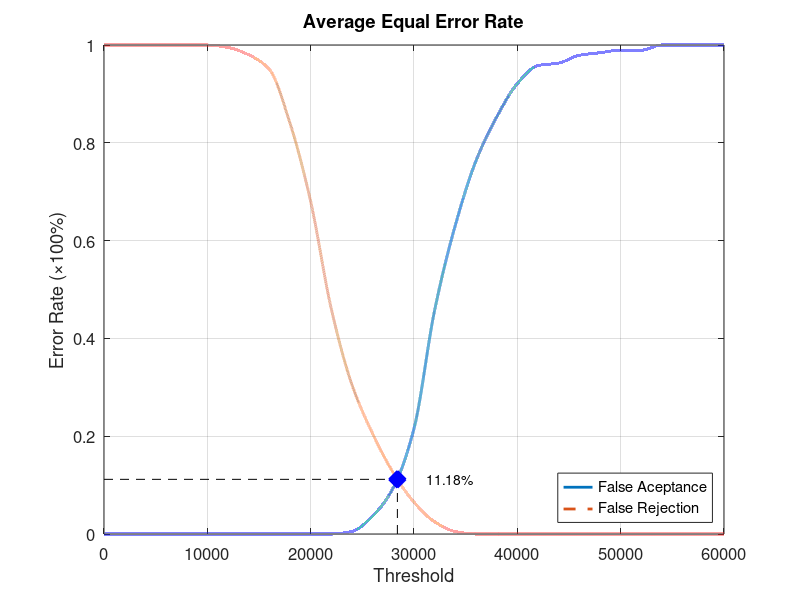
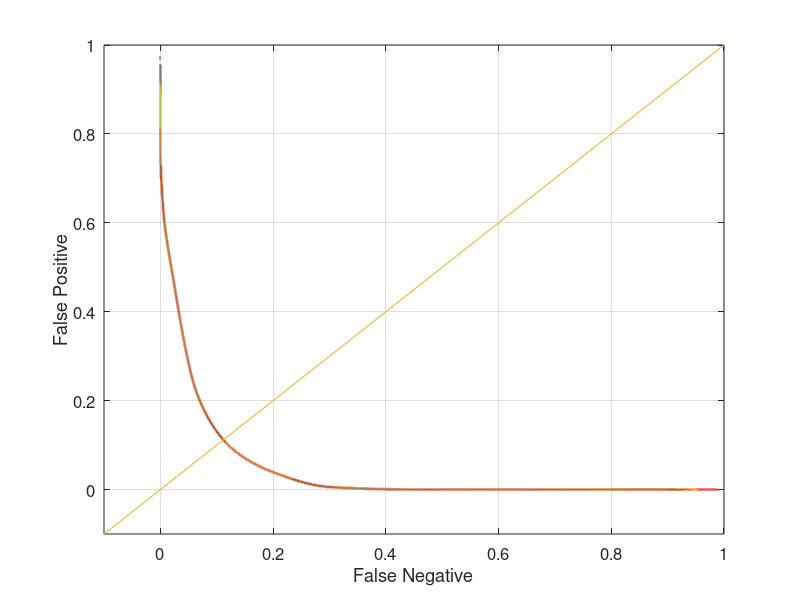

The MATLAB source for these figures, in order:
function yEER = Database5_1
close all;
clear;
clc;
x = 0:2000:60000;
xq = 0:0.5:60000;

y0 = [0 0 0 0 0 0 0 0 0 0 0 0 0.00526316 0.0368421 0.0947368 0.215789 0.457895 0.631579 0.763158 0.852632 0.921053 0.957895 0.963158 0.978947 0.984211 0.989474 0.989474 1 1 1 1];
yy0 = interp1(x, y0, xq, 'pchip');
y1 = [1 1 1 1 1 1 0.995 0.98 0.95 0.84 0.68 0.46 0.305 0.205 0.125 0.065 0.025 0.005 0 0 0 0 0 0 0 0 0 0 0 0 0];
yy1 = interp1(x, y1, xq, 'pchip');

% Calculating EER: 
y2 = abs(y0 - y1);
find(y2 == min(y2))
yy2 = abs(yy0 - yy1);
xEER = find(yy2 == min(yy2));
xEERIndex = xq(xEER) % X-axis EER
yEER = yy0(xEER) % Y-axis EER

main = figure
plot(xq, yy0,'-','LineWidth', 2);	hold on
plot(xq, yy1,'--','LineWidth', 2);	hold on
plot([xEERIndex xEERIndex], [0 yEER], 'k--');	hold on
plot([0 xEERIndex], [yEER yEER], 'k--');	hold on
plot(xEERIndex, yEER, 'bx', 'LineWidth', 10);	hold on
text(xEERIndex + 10 * xEERIndex / 100, yEER, [num2str(round((10000 * yEER)) / 100) '%'])
legend('False Aceptance', 'False Rejection', 'Location', 'SouthEast')
xlabel('Threshold')
ylabel('Error Rate (\times100%)')
title('Average Equal Error Rate')
set(gca, 'FontSize', 12)
axis([0 60000 0 1])
grid on

print(main, 'Database5_1Main', '-dpng');
FNRxFPR = figure('Color', [1 1 1]);
plot(yy1, yy0, '-', yy1, yy0, 'LineWidth', 2);
hold on
y = -0.1:0.1:1
plot(y, y); 
set(gca, 'FontSize', 12)
xlabel('False Negative')
ylabel('False Positive')
axis([-0.1 1 -0.1 1])
set(gca, 'FontSize', 12)
grid on

print(FNRxFPR, 'Database5_1FNRxFPR','-dpng');
end
